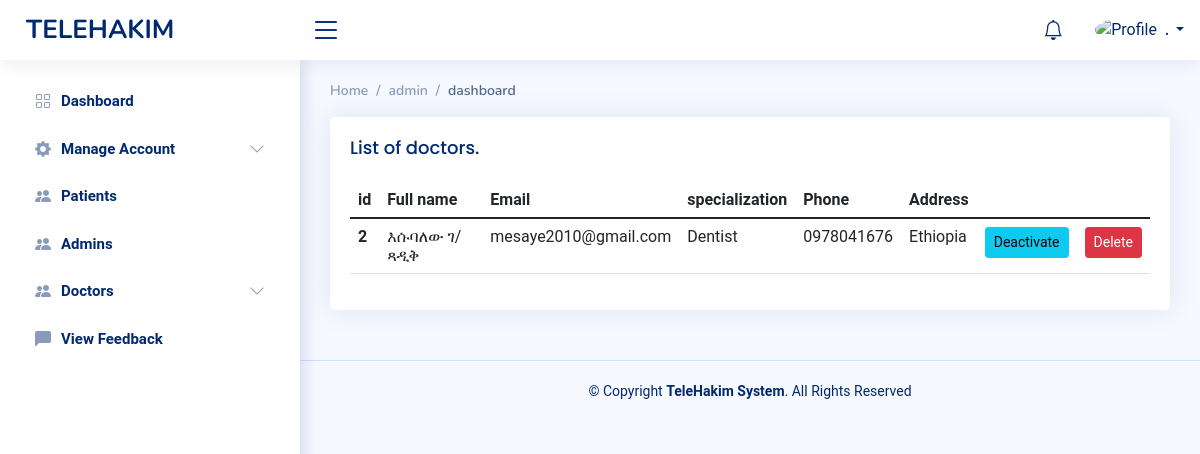
Screenshot of /dashboard/admin/ with the database file from the repository.
### account/models.py (models this page shows, shortened)
class Doctor(models.Model):
    SPECIALITY_CHOICES = [
        ('Dermatologist', 'Dermatologist'),
        ('Dentist', 'Dentist'),
        ('Sexologist', 'Sexologist'),
        ('Dietitian/Nutritionist', 'Dietitian/Nutritionist'),
        ('General Physician', 'General Physician'),
        ('Orthopedist', 'Orthopedist'),
        ('Gynaecologist', 'Gynaecologist'),
        ('Pediatrics', 'Pediatrics'),
        ('Psychologist', 'Psychologist'),
    ]
    first_name = models.CharField(max_length=100)
    last_name = models.CharField(max_length=100)
    email = models.EmailField(max_length=100, unique=True)
    phone = models.CharField(max_length=100, unique=True)
    password = models.CharField(max_length=100)
    address = models.CharField(max_length=100)
    date_of_birth = models.DateField(blank=True, null=True)
    specialization = models.CharField(max_length=100, choices=SPECIALITY_CHOICES)
    document = models.FileField(upload_to='doctor_document')
    photo = models.ImageField(upload_to='doctor_photo', blank=True, default='user_avatar.png')
    is_verified = models.BooleanField(default=False)
    degree = models.CharField(max_length=100, null=True, blank=True)
    experience = models.CharField(max_length=100, default='0')
    about = models.TextField(max_length=500, null=True, blank=True)
    fee = models.IntegerField(default=0)
    hospital = models.CharField(max_length=100, null=True, blank=True)
    account_number = models.CharField(max_length=100, null=True, blank=True)

### dashboard/views.py (the view, shortened to what this page needs)
# urls.py: path('admin/', admin_dashboard, name="admin-dashboard"),
def admin_dashboard(request):
    page = request.GET.get('pages')
    user = user_info(request)
    user_role = u_role(request)
    context = {
        'page': page,
        'user': user,
        'user_role': user_role,
        'update_form': PatientRegistrationForm(instance=user),
        'patients': Patient.objects.all(),
        'doctors': Doctor.objects.all(),
        'admins': Patient.objects.filter(is_admin=True),
        'feedbacks': Feedback.objects.all(),
        'patient_form': PatientRegistrationForm(),
        'doctor_form': DoctorRegistrationForm(),
    }
    automate_email(request)
    return render(request, 'telehakim/admin-page.html', context)

### account/include.py (called while the page is built, shortened)
def user_role(request):
    status = request.session.get('user-role', None)
    return status

def user_info(request):
    email = request.session.get("email", None)
    us = None
    return us

def automate_email(request):
    app = Appointment.objects.filter()
    for ap in app:
        if not ap.is_notified:
            if (ap.left_time.total_seconds() > 0) and (ap.left_time.total_seconds() < 1800):
                a = send_email('email/appointment_reminder.html', [ap.patient.email], {'name': ap.patient.first_name})
                b = send_email('email/appointment_reminder.html', [ap.doctor.email], {'name': ap.doctor.first_name})
                if a or b:
                    ap.is_notified = True
                    ap.save()

### appointment/models.py (called while the page is built)
    @property
    def left_time(self):
        start, endzone = self.schedule.schedule.split('-')
        end, zone = endzone.split()
        dt = self.schedule.date
        hr = int(start.split(':')[0])
        if zone == "Night":
            if hr >= 7:
                hr -= 6
            else:
                hr += 18
        else:
            hr += 6
        if hr == 24: hr -= 1
        b = datetime(dt.year, dt.month, dt.day, hr)
        c = datetime.now()
        e = b - c
        return e

### templates/telehakim/admin-page.html (shortened to what this page needs)
{% extends 'telehakim/main_base.html' %}
{% block aside %}
  <aside id="sidebar" class="sidebar">
    <ul class="sidebar-nav" id="sidebar-nav">
      <li class="nav-item">
        <a class="nav-link collapsed" href="{% url 'dashboard:admin-dashboard' %}">
          <i class="bi bi-grid"></i>
          <span>Dashboard</span>
        </a>
      </li>
      <li class="nav-item">
        <a class="nav-link collapsed" data-bs-target="#components-nav" data-bs-toggle="collapse" href="#">
          <i class="bi bi-gear-fill"></i><span>Manage Account</span><i class="bi bi-chevron-down ms-auto"></i>
        </a>
      </li>
      <li class="nav-item">
        <a class="nav-link collapsed" href="{% url 'dashboard:admin-dashboard' %}?pages=patients">
          <i class="bi bi-people-fill"></i><span>Patients</span>
        </a>
      </li>
        <li class="nav-item">
        <a class="nav-link collapsed" href="{% url 'dashboard:admin-dashboard' %}?pages=admins">
          <i class="bi bi-people-fill"></i><span>Admins</span>
        </a>
      </li>
      <li class="nav-item">
        <a class="nav-link collapsed" data-bs-target="#tables-nav" data-bs-toggle="collapse" href="#">
          <i class="bi bi-people-fill"></i><span>Doctors</span><i class="bi bi-chevron-down ms-auto"></i>
        </a>
      </li>
      <li class="nav-item">
        <a class="nav-link collapsed" href="{% url 'dashboard:admin-dashboard' %}?pages=view_feedback">
          <i class="bi bi-chat-left-fill"></i>
          <span>View Feedback</span>
        </a>
      </li>
    </ul>
  </aside>
{% endblock %}
{% block middle_breadcrumb %}
    admin
{% endblock %}
{% block active_breadcrumb %}
    {% if page == None %}
        dashboard
    {% elif page == "update_user" %}
        update account
    {% elif page == 'profile' %}
        profile
    {% elif page == 'doctors_waiting'%}
        doctors_waiting
    {% elif page == 'doctors_unverified'%}
        unverified_list_of_doctors
    {% elif page == 'patients' %}
        list_of_patients
    {% elif page == 'admins' %}
        list_of_admins
    {% elif page == 'view_feedback' %}
        view_feedback
    {% elif page == 'register_patient' %}
        register_patient
    {% elif page == 'register_admin' %}
        register_admin
    {% elif page|slice:":4" == 'chat' %}
        chatting
    {% elif page == 'register_doctor' %}
        register_doctor
    {% endif %}
{% endblock %}
{% block middle %}
    {% load static %}
    {% if page == 'doctors_waiting'%}
    {% elif page|slice:":4" == 'chat' %}
        {% if page == 'chatting' %}
            {% include 'chat/room.html' %}
        {% else %}
            {% include 'chat/index.html' %}
        {% endif %}
    {% elif page == 'register_patient' %}
        {% include 'telehakim/partials/patient_form.html' %}
    {% elif page == 'register_admin' %}
        {% include 'telehakim/partials/patient_form.html' %}
    {% elif page == 'register_doctor' %}
        {% include 'telehakim/partials/doctor_form.html' %}
    {% elif page == 'profile' %}
        {% include 'telehakim/partials/profile.html' %}
    {% else %}
       <div class="row">
            <div class="col-lg-12">
                <div class="card">
                    <div class="card-body">
                        <h5 class="card-title pl-3">List of doctors.</h5>
                        <table class="table datatable">
                            <thead>
                            <tr>
                                <th scope="col">id</th>
                                <th scope="col">Full name</th>
                                <th scope="col">Email</th>
                                <th scope="col">specialization</th>
                                <th scope="col">Phone</th>
                                <th scope="col">Address</th>
                                <th scope="col"></th>
                                <th scope="col"></th>
                            </tr>
                            </thead>
                            <tbody>
                            {% for doctor in doctors %}
                                {% if doctor.is_verified %}
                                   <tr>
                                    <th scope="row">{{ doctor.id }}</th>
                                    <td>{{ doctor.first_name }} {{ doctor.last_name }}</td>
                                    <td>{{ doctor.email }}</td>
                                    <td>{{ doctor.specialization }}</td>
                                    <td>{{ doctor.phone }}</td>
                                    <td>{{ doctor.address }}</td>
                                    <td>
                                        <a href="{% url 'dashboard:deactivate' doctor.id %}"
                                           class="btn btn-sm btn-info">Deactivate</a>
                                    </td>
                                    <td>
                                        <button class="btn btn-sm btn-danger" onclick="dume(this)"
                                                value="{{ doctor.id }}">Delete
                                        </button>
                                    </td>
                                </tr>
                                {% endif %}
                            {% endfor %}
                            </tbody>
                        </table>
                    </div>
                </div>
            </div>
        </div>
    {% endif %}
{% endblock %}

### static/assets/css/style.css (style rules this page uses)
:root { scroll-behavior: smooth; }
body { font-family: "Open Sans", sans-serif; background: #f6f9ff; color: #444444; }
a { color: #4154f1; text-decoration: none; }
h1, h2, h3, h4, h5, h6 { font-family: "Nunito", sans-serif; }
.card { margin-bottom: 30px; border: none; border-radius: 5px; box-shadow: 0px 0 30px rgba(1, 41, 112, 0.1); overflow: hidden; }
.card-title { padding: 20px 0 15px 0; font-size: 18px; font-weight: 500; color: #012970; font-family: "Poppins", sans-serif; }
.card-body { padding: 0 20px 20px 20px; }
.sidebar { position: fixed; top: 60px; left: 0; bottom: 0; width: 300px; z-index: 996; transition: all 0.3s; padding: 20px; overflow-y: auto; scrollbar-width: thin; scrollbar-color: #aab7cf transparent; box-shadow: 0px 0px 20px rgba(1, 41, 112, 0.1); background-color: #fff; }
.sidebar-nav { padding: 0; margin: 0; list-style: none; }
.sidebar-nav li { padding: 0; margin: 0; list-style: none; }
.sidebar-nav .nav-item { margin-bottom: 5px; }
.sidebar-nav .nav-link { display: flex; align-items: center; font-size: 15px; font-weight: 600; color: #4154f1; transition: 0.3; background: #f6f9ff; padding: 10px 15px; border-radius: 4px; }
.sidebar-nav .nav-link i { font-size: 16px; margin-right: 10px; color: #4154f1; }
.sidebar-nav .nav-link.collapsed { color: #012970; background: #fff; }
.sidebar-nav .nav-link.collapsed i { color: #899bbd; }
.sidebar-nav .nav-link .bi-chevron-down { margin-right: 0; transition: transform 0.2s ease-in-out; }
body { margin: 0; font-family: 'Roboto'; }

### static/css/video.css (style rules this page uses)
:root { --shaddow:0 4px 6px -1px rgba(0,0,0,0.1),0 2px 4px -1px rgba(0,0,0,0.06); }

### rows the page displays
Doctor: id "2", first_name "እሱባለው", last_name "ገ/ጻዲቅ", email "mesaye2010@gmail.com", specialization "Dentist", phone "0978041676", address "Ethiopia"
